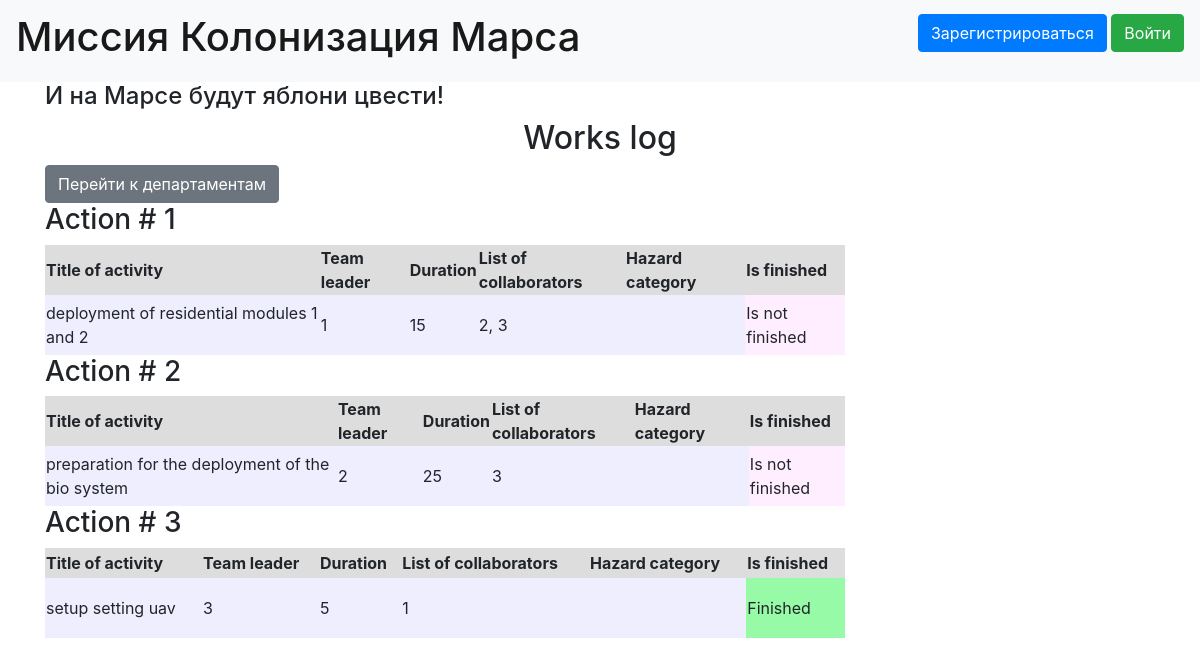
/, run on an earlier commit of the app's database.
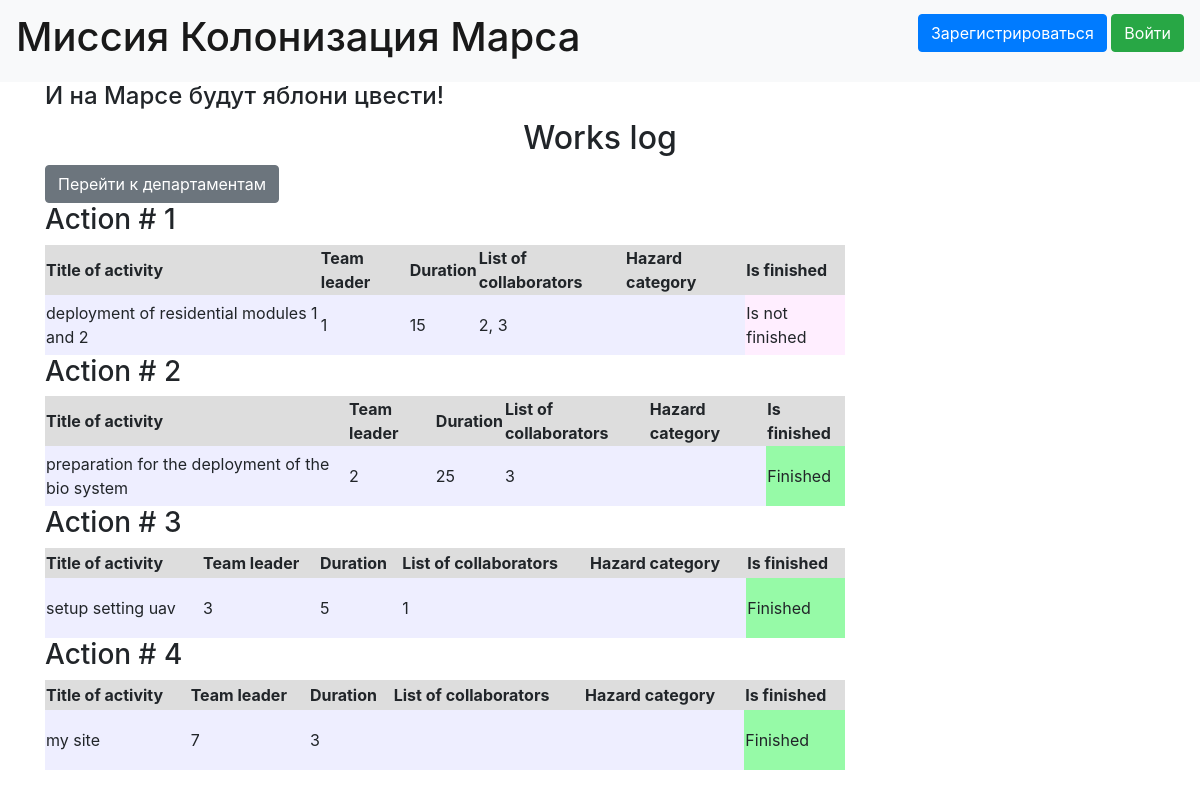
And on a later commit of the database.
### data/jobs.py (models this page shows)
class Jobs(SqlAlchemyBase, SerializerMixin):
    __tablename__ = 'jobs'
    id = sqlalchemy.Column(sqlalchemy.Integer, primary_key=True, autoincrement=True)
    team_leader = sqlalchemy.Column(sqlalchemy.Integer, sqlalchemy.ForeignKey("users.id"))
    job = sqlalchemy.Column(sqlalchemy.String, nullable=True)
    work_size = sqlalchemy.Column(sqlalchemy.Integer, nullable=True)
    collaborators = sqlalchemy.Column(sqlalchemy.String, nullable=True)
    start_date = sqlalchemy.Column(sqlalchemy.DateTime, nullable=True)
    end_date = sqlalchemy.Column(sqlalchemy.DateTime, nullable=True)
    is_finished = sqlalchemy.Column(sqlalchemy.Boolean, nullable=True)
    user = orm.relationship('User')
    hazard = orm.relationship("Hazard",
                              secondary="job_to_hazard",
                              backref="jobs")
    def get_hazard_categories(self):
        return ', '.join([str(i.id) for i in self.hazard])

### main.py (the view)
@app.route("/")
def index():
    session = db_session.create_session()
    list_work = list(session.query(Jobs))
    return render_template('index.html', list_work=list_work)

### data/db_session.py (called while the page is built)
def create_session() -> Session:
    global __factory
    return __factory()

### templates/index.html (shortened to what this page needs)
{% extends "base.html" %}
{% block content %}
<h2 align="center">Works log</h2>
<a href="departments" class="btn btn-secondary">Перейти к департаментам</a>
{% for job in list_work%}
<h3>Action # {{ job.id }}</h3>
<div>
    <table width="800px">
        <tr bgcolor='#dddddd' height="30px">
            <th>Title of activity</th>
            <th>Team leader</th>
            <th>Duration</th>
            <th>List of collaborators</th>
            <th>Hazard category</th>
            <th>Is finished</th>
        </tr>
        <tr bgcolor='#eeeeff' height="60px">
            <td>{{job.job}}</td>
            <td>{{job.team_leader}}</td>
            <td>{{job.work_size}}</td>
            <td>{{job.collaborators}}</td>
            <td>{{job.get_hazard_categories()}}</td>
            {% if job.is_finished %}
            <td bgcolor='#96faa7'>Finished</td>
            {% else %}
            <td bgcolor='#ffeeff'>Is not finished</td>
            {% endif %}
        </tr>
    </table>
</div>
{% endfor %}
{% endblock %}

What changed in the data, as far as the page shows it:
changed Jobs "preparation for the deployment of the bio system": is_finished "Is not finished" → "Finished"
added Jobs: id "4", job "my site", team_leader "7", work_size "3", is_finished "Finished"
